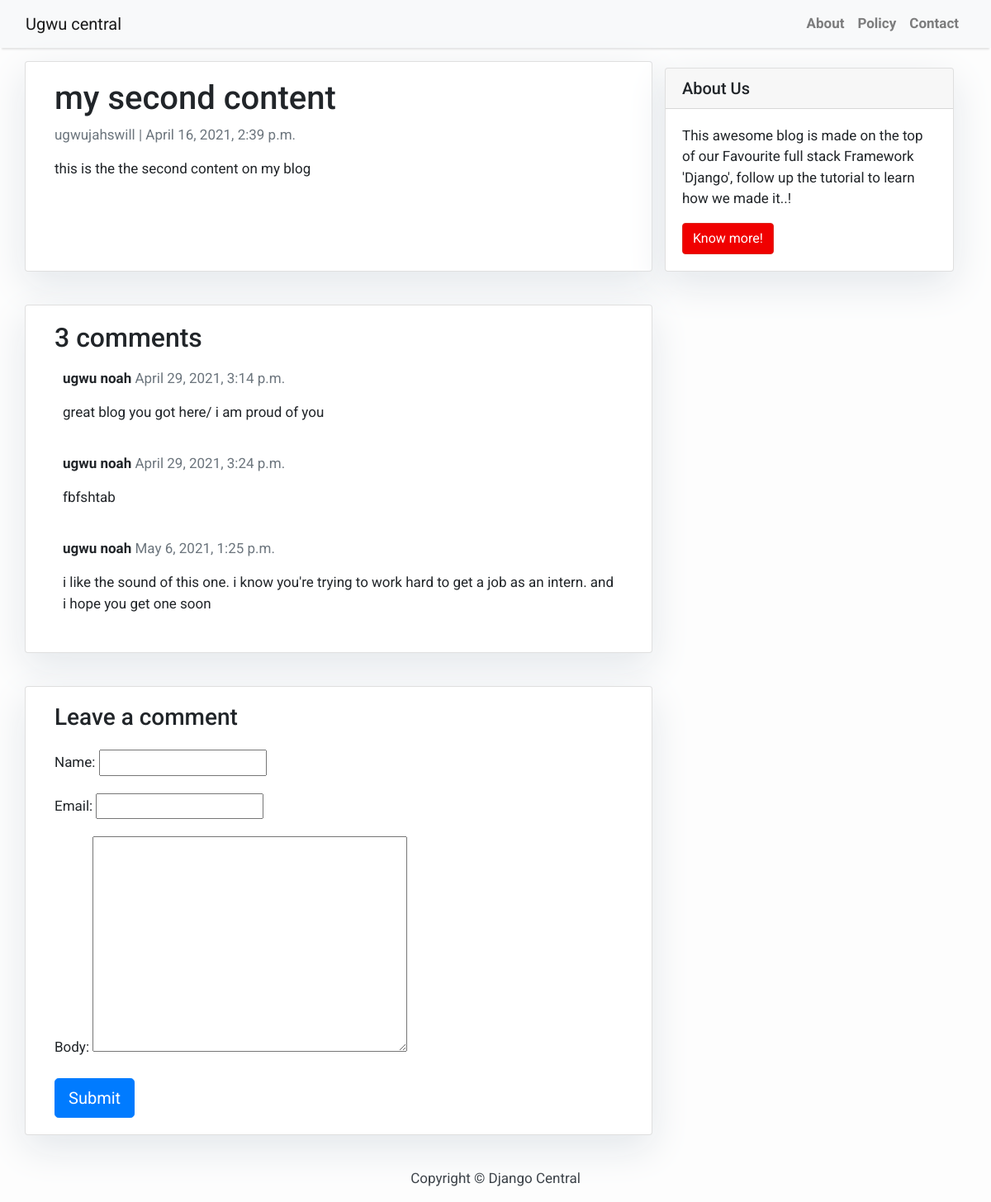
Page /my-second/ on the committed database.
### blog/models.py (models this page shows, shortened)
class Post(models.Model):
    objects = None
    title = models.CharField(max_length=200, unique=True)
    slug = models.SlugField(max_length=200, unique=True)
    author = models.ForeignKey(User, on_delete=models.CASCADE, related_name='blog_posts')
    updated_on = models.DateTimeField(auto_now=True)
    content = models.TextField()
    created_on = models.DateTimeField(auto_now_add=True)
    status = models.IntegerField(choices=STATUS, default=0)
    class Meta:
        ordering = ['-created_on']

class Comment(models.Model):
    post = models.ForeignKey(Post, on_delete=models.CASCADE, related_name='comments')
    name = models.CharField(max_length=80)
    email = models.EmailField()
    body = models.TextField()
    created_on = models.DateTimeField(auto_now_add=True)
    active = models.BooleanField(default=False)
    class Meta:
        ordering = ['created_on']

### blog/views.py (the view)
# urls.py: path('<slug:slug>/', views.post_detail, name='post_detail'),
def post_detail(request, slug):
    template_name = 'post_detail.html'
    post = get_object_or_404(Post, slug=slug)
    comments = post.comments.filter(active=True)
    new_comment = None
    if request.method == 'POST':
        comment_form = CommentForm(data=request.POST)
        if comment_form.is_valid():
            new_comment = comment_form.save(commit=False)
            new_comment.post = post
            new_comment.save()
    else:
        comment_form = CommentForm()
    return render(request, template_name, {'post': post,
                                           'comments': comments,
                                           'new_comment': new_comment,
                                           'comment_form': comment_form})

### blog/forms.py
class CommentForm(forms.ModelForm):
    class Meta:
        model = Comment
        fields = ('name', 'email', 'body')

### blog/templates/post_detail.html (shortened to what this page needs)
{% extends 'base.html' %} {% block content %}
<div class="container">
    <div class="row">
        <div class="col-md-8 card mb-4  mt-3 left  top">
            <div class="card-body">
                <h1>{% block title %} {{ post.title }} {% endblock title %}</h1>
                <p class=" text-muted">{{ post.author }} | {{ post.created_on }}</p>
                <p class="card-text ">{{ post.content | safe }}</p>
            </div>
        </div>
        {% block sidebar %} {% include 'sidebar.html' %} {% endblock sidebar %}
        <div class="col-md-8 card mb-4  mt-3 ">
            <div class="card-body">
                <h2>{{ comments.count }} comments</h2>
                {% for comment in comments %}
                <div class="comments" style="padding: 10px;">
                    <p class="font-weight-bold">
                        {{ comment.name }}
                        <span class=" text-muted font-weight-normal">
              {{ comment.created_on }}
            </span>
                    </p>
                    {{ comment.body | linebreaks }}
                </div>
                {% endfor %}
            </div>
        </div>
        <div class="col-md-8 card mb-4  mt-3 ">
            <div class="card-body">
                {% if new_comment %}
                <div class="alert alert-success" role="alert">
                    Your comment is awaiting moderation
                </div>
                {% else %}
                <h3>Leave a comment</h3>
                <form method="post" style="margin-top: 1.3em;">
                    {{ comment_form.as_p }}
                    <button type="submit" class="btn btn-primary  btn-lg">Submit</button>
                </form>
                {% endif %}
            </div>
        </div>
    </div>
</div>
{% endblock content %}

### blog/templates/base.html (shortened to what this page needs)
<!DOCTYPE html>
<html>
<head>
    <link rel="stylesheet" href="https://maxcdn.bootstrapcdn.com/bootstrap/4.0.0/css/bootstrap.min.css"
 />
</head>
<body>
<nav class="navbar navbar-expand-lg navbar-light bg-light shadow" id="mainNav">
    <div class="container-fluid">
        <a class="navbar-brand" href="{% url 'home' %}">Ugwu central</a>
        <div class="collapse navbar-collapse" id="navbarResponsive">
            <ul class="navbar-nav ml-auto">
                <li class="nav-item text-black">
                    <a class="nav-link text-black font-weight-bold" href="#">About</a>
                </li>
                <li class="nav-item text-black">
                    <a class="nav-link text-black font-weight-bold" href="#">Policy</a>
                </li>
                <li class="nav-item text-black">
                    <a class="nav-link text-black font-weight-bold" href="#">Contact</a>
                </li>
            </ul>
        </div>
    </div>
</nav>
{% block content %}{% endblock content %}
<footer class="py-3 bg-grey">
    <p class="m-0 text-dark text-center ">Copyright &copy; Django Central</p>
</footer>
</body>
</html>

### blog/templates/sidebar.html (shortened to what this page needs)
{% block sidebar %}
<div class="col-md-4 float-right ">
    <div class="card my-4">
        <h5 class="card-header">About Us</h5>
        <div class="card-body">
            <p class="card-text"> This awesome blog is made on the top of our Favourite full stack Framework 'Django', follow up the tutorial to learn how we made it..!</p>
            <a href="#"
               class="btn btn-danger">Know more!</a>
        </div>
    </div>
</div>
{% endblock sidebar %}

### blog/templates/base.html (style rules this page uses)
body { font-family: "Roboto", sans-serif; font-size: 17px; background-color: #fdfdfd; }
.shadow { box-shadow: 0 4px 2px -2px rgba(0, 0, 0, 0.1); }
.btn-danger { color: #fff; background-color: #f00000; border-color: #dc281e; }

### blog/templates/sidebar.html (style rules this page uses)
.card { box-shadow: 0 16px 48px #E3E7EB; }

### rows in the picture
Post: title "my second content", author "ugwujahswill", created_on "April 16, 2021, 2:39 p.m.", content "this is the the second content on my blog"
Comment: name "ugwu noah", created_on "April 29, 2021, 3:14 p.m.", body "great blog you got here/ i am proud of you"
Comment: name "ugwu noah", created_on "April 29, 2021, 3:24 p.m.", body "fbfshtab"
Comment: name "ugwu noah", created_on "May 6, 2021, 1:25 p.m.", body "i like the sound of this one. i know you're trying to work hard to get a job as an intern. and i hope you get one soon"

### other values in the picture
{{ comments.count }} "3"
